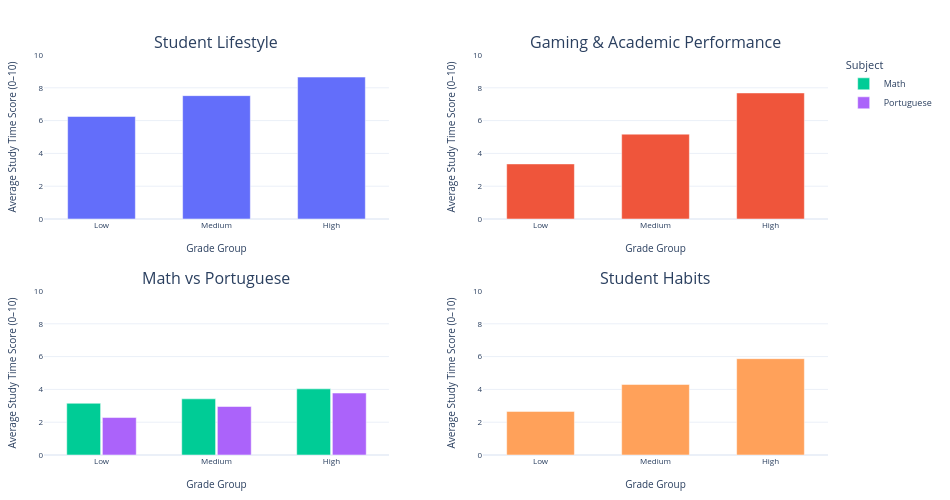

The notebook cell this image was saved under:
### Code cell
import plotly.graph_objects as go
from plotly.subplots import make_subplots

grade_order = ["Low", "Medium", "High"]

# Copy to avoid changing original data
df1 = df1.copy()
df2 = df2.copy()
df3 = df3.copy()
df4 = df4.copy()

# Dataset 1 and 2 are already on a 0/1–10 hour scale, so keep them
df1["study_scaled"] = df1["Study_Hours_Per_Day"]
df2["study_scaled"] = df2["study_hours"]

# Dataset 3: ordinal study time category 1–4, rescaled to 0–10
df3["study_scaled"] = (
    (df3["studytime"] - df3["studytime"].min()) /
    (df3["studytime"].max() - df3["studytime"].min())
) * 10

# Dataset 4: 0–8.3 hours, rescaled to 0–10
df4["study_scaled"] = (
    (df4["study_hours_per_day"] - df4["study_hours_per_day"].min()) /
    (df4["study_hours_per_day"].max() - df4["study_hours_per_day"].min())
) * 10

s1 = df1.groupby("Grade Group", observed=False)["study_scaled"].mean().reindex(grade_order)
s2 = df2.groupby("Grade Group", observed=False)["study_scaled"].mean().reindex(grade_order)

s3 = (
    df3.groupby(["Grade Group", "Subject"], observed=False)["study_scaled"]
    .mean()
    .reset_index()
)

s4 = df4.groupby("Grade Group", observed=False)["study_scaled"].mean().reindex(grade_order)

fig = make_subplots(
    rows=2,
    cols=2,
    subplot_titles=[
        "Student Lifestyle",
        "Gaming & Academic Performance",
        "Math vs Portuguese",
        "Student Habits"
    ],
    vertical_spacing=0.18,
    horizontal_spacing=0.12
)

fig.add_trace(go.Bar(x=grade_order, y=s1.values, showlegend=False), row=1, col=1)
fig.add_trace(go.Bar(x=grade_order, y=s2.values, showlegend=False), row=1, col=2)

for subject in ["Math", "Portuguese"]:
    temp = s3[s3["Subject"] == subject].set_index("Grade Group").reindex(grade_order)
    fig.add_trace(
        go.Bar(x=grade_order, y=temp["study_scaled"], name=subject),
        row=2,
        col=1
    )

fig.add_trace(go.Bar(x=grade_order, y=s4.values, showlegend=False), row=2, col=2)

fig.update_layout(
    barmode="group",
    height=500,
    width=950,
    template="plotly_white",
    legend_title_text="Subject",
    bargap=0.38,
    bargroupgap=0.05,
    margin=dict(l=35, r=15, t=55, b=35),
    font=dict(size=9),
    title_font=dict(size=13)
)

fig.update_xaxes(
    title_text="Grade Group",
    title_font=dict(size=10),
    tickfont=dict(size=8)
)

fig.update_yaxes(
    title_text="Average Study Time Score (0–10)",
    range=[0, 10],
    title_font=dict(size=10),
    tickfont=dict(size=8)
)

fig.show(config={"displayModeBar": False})

### Figure 1 — Plotly figure (JSON) as saved in the notebook; plotly's stock layout.template omitted (floating-point values rounded to 4 significant figures)
{"data": [{"showlegend": false, "type": "bar", "x": ["Low", "Medium", "High"], "xaxis": "x", "y": [6.252, 7.522, 8.654], "yaxis": "y"}, {"showlegend": false, "type": "bar", "x": ["Low", "Medium", "High"], "xaxis": "x2", "y": [3.359, 5.174, 7.686], "yaxis": "y2"}, {"name": "Math", "type": "bar", "x": ["Low", "Medium", "High"], "xaxis": "x3", "y": [3.154, 3.425, 4.033], "yaxis": "y3"}, {"name": "Portuguese", "type": "bar", "x": ["Low", "Medium", "High"], "xaxis": "x3", "y": [2.284, 2.957, 3.777], "yaxis": "y3"}, {"showlegend": false, "type": "bar", "x": ["Low", "Medium", "High"], "xaxis": "x4", "y": [2.659, 4.303, 5.875], "yaxis": "y4"}], "layout": {"annotations": [{"font": {"size": 16}, "showarrow": false, "text": "Student Lifestyle", "x": 0.22, "xanchor": "center", "xref": "paper", "y": 1, "yanchor": "bottom", "yref": "paper"}, {"font": {"size": 16}, "showarrow": false, "text": "Gaming & Academic Performance", "x": 0.78, "xanchor": "center", "xref": "paper", "y": 1, "yanchor": "bottom", "yref": "paper"}, {"font": {"size": 16}, "showarrow": false, "text": "Math vs Portuguese", "x": 0.22, "xanchor": "center", "xref": "paper", "y": 0.41, "yanchor": "bottom", "yref": "paper"}, {"font": {"size": 16}, "showarrow": false, "text": "Student Habits", "x": 0.78, "xanchor": "center", "xref": "paper", "y": 0.41, "yanchor": "bottom", "yref": "paper"}], "bargap": 0.38, "bargroupgap": 0.05, "barmode": "group", "font": {"size": 9}, "height": 500, "legend": {"title": {"text": "Subject"}}, "margin": {"b": 35, "l": 35, "r": 15, "t": 55}, "title": {"font": {"size": 13}}, "width": 950, "xaxis": {"anchor": "y", "domain": [0, 0.44], "tickfont": {"size": 8}, "title": {"font": {"size": 10}, "text": "Grade Group"}}, "xaxis2": {"anchor": "y2", "domain": [0.56, 1], "tickfont": {"size": 8}, "title": {"font": {"size": 10}, "text": "Grade Group"}}, "xaxis3": {"anchor": "y3", "domain": [0, 0.44], "tickfont": {"size": 8}, "title": {"font": {"size": 10}, "text": "Grade Group"}}, "xaxis4": {"anchor": "y4", "domain": [0.56, 1], "tickfont": {"size": 8}, "title": {"font": {"size": 10}, "text": "Grade Group"}}, "yaxis": {"anchor": "x", "domain": [0.59, 1], "range": [0, 10], "tickfont": {"size": 8}, "title": {"font": {"size": 10}, "text": "Average Study Time Score (0–10)"}}, "yaxis2": {"anchor": "x2", "domain": [0.59, 1], "range": [0, 10], "tickfont": {"size": 8}, "title": {"font": {"size": 10}, "text": "Average Study Time Score (0–10)"}}, "yaxis3": {"anchor": "x3", "domain": [0, 0.41], "range": [0, 10], "tickfont": {"size": 8}, "title": {"font": {"size": 10}, "text": "Average Study Time Score (0–10)"}}, "yaxis4": {"anchor": "x4", "domain": [0, 0.41], "range": [0, 10], "tickfont": {"size": 8}, "title": {"font": {"size": 10}, "text": "Average Study Time Score (0–10)"}}}}
